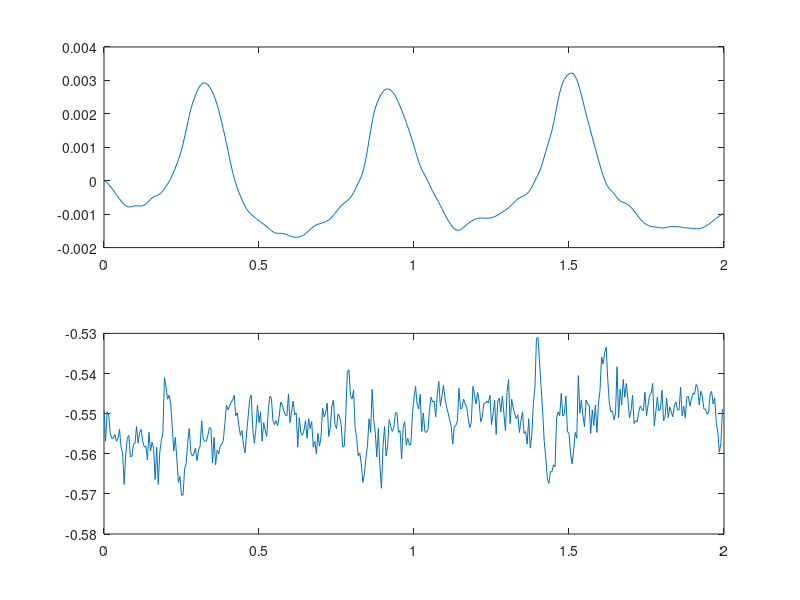
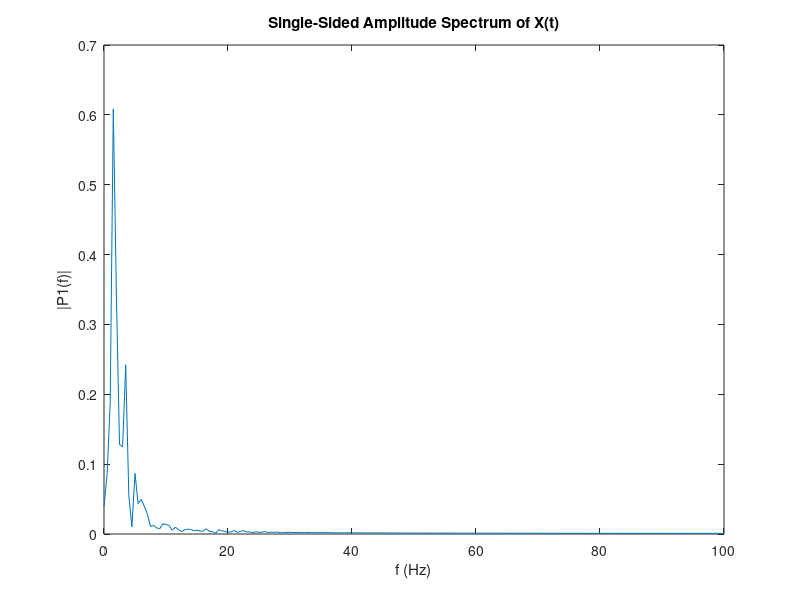

Write the MATLAB code that produced these figures, in order. (Note: this script raises an error after producing the figures.)


    A1 = csvread('testdata6.csv');
%    A1 = coeff * csvread('accelerometer_reading_for_about_1min_18sec_in_50ms_interval_device_status_on_chest.csv',1);

    
%%

    fs = 200;
    dt = 1/fs;

%    Y = sqrt(sum(A1.^2,2));
    X = A1(:,2);
    Y = A1(:,3);
    Z = A1(:,4);
    %Ynorm = Y - averaging_filter(Y);
    T = (0:length(Y)-1) * dt;

    hp_order = 2;
    fc = 4; % 0.5Hz
    [B_hp,A_hp] = butter(hp_order,fc/(fs/2),'high');
    
    lp_order = 2;
    fc = 11; % xHz
    [B_lp,A_lp] = butter(lp_order,fc/(fs/2),'low');
    
    
    Xf = X - mean(X);
    Xf = filter(B_hp,A_hp,Xf);
    Xf = filter(B_lp,A_lp,Xf);
    
    Yf = Y - mean(Y);
    Yf = filter(B_hp,A_hp,Yf);
    Yf = filter(B_lp,A_lp,Yf);
    
    Zf = Z - mean(Z);
    Zf = filter(B_hp,A_hp,Zf);
    Zf = filter(B_lp,A_lp,Zf);
    
    
    R = sqrt(Xf.^2 + Yf.^2 + Zf.^2);
    
    
    hp_order = 2;
    fc = 0.66; % 0.5Hz
    [B_hp,A_hp] = butter(hp_order,fc/(fs/2),'high');
    
    lp_order = 2;
    fc = 2.5; % xHz
    [B_lp,A_lp] = butter(lp_order,fc/(fs/2),'low');
    
    
    Rf = R - mean(R);
    Rf = filter(B_hp,A_hp,Rf);
    Rf = filter(B_lp,A_lp,Rf);
    

    
  
    
    pick_1 = 0; pick_1_index =0;
    pick_2 = 0; pick_2_index =0;
    
    
    
    clf;
    subplot(2,1,1);

    plot(T,Rf);
    
    subplot(2,1,2);
    plot(T,Z);
    
    L = 400
    F = fft(Rf);
    
   
    P2 = abs(F);
    P1 = P2(1:L/2+1);
    P1(2:end-1) = 2*P1(2:end-1);
    
    figure
    f = fs*(0:(L/2))/L;
    plot(f,P1) 
    title('Single-Sided Amplitude Spectrum of X(t)')
    xlabel('f (Hz)')
    ylabel('|P1(f)|')
    
    [maxValue,indexMax] = max(P2);
    frequency = indexMax * fs / L;
    
    bpm = frequency*60
    
    figure
    findpeaks(Rf,T)
    xlabel('time')
    ylabel('Amp')
    title('All Peaks')
    
    
    peak_magnitude(1:11) = 0;
    peak_index(1:11) = 0;
    peak_type(1:11) = 0;
 
    max_th = 6e-3 ;
    min_th = 1e-3;
	
	kk = 1;
   
	slop(1:L+1)= 0;

	val_previous = Rf(1);
    val_current = 0;
 
        for ii = 1:L
           
        if Rf(ii) <  min_th || Rf(ii) >  max_th
            continue;
        end
		val_current = Rf(ii);
	  
        
        if (val_current-val_previous) > 0 
            slop(ii)=1;
        elseif (val_current-val_previous)<0 
            slop(ii)=-1; 
        else
            slop(ii) = 0;
        end
    
        if(slop(ii)==0 || slop(ii)*slop(ii-1) < 0)
        if(ii == 1) 
        continue;
        end
       
        peak_index(kk) = ii;

        if(slop(ii-1) > 0)
         peak_magnitude(kk) = val_current;
         peak_type(kk) = 1;
        elseif(slop(ii-1) < 0)  %not happening
          peak_magnitude(kk) = val_current;
          peak_type(kk) = -1;
           fprintf('wtf : ii %d, kk = %d   amp = %5f, T = %5f \n',ii,kk , peak_magnitude(kk), ii*dt)
        else
            continue;
        end
         fprintf('ii %d, kk = %d   amp = %5f, T = %5f \n',ii,kk , peak_magnitude(kk), ii*dt)
        kk = kk + 1;
        if(kk > 6)
        break;
        end
			
        end
		
		val_previous = val_current;
        end
	
        
        
        cnt_slop = 0;
    
        peak_prob = 0;
        
        for ii = 1:kk
            index = peak_index(ii)
            for jj = 1:6   
                if(index + jj < L)
                    if(slop(index+jj) > 0)
                        cnt_slop = cnt_slop + 1;
                    end
                end
            end
            fprintf('cnt slop : %d\n',cnt_slop)
            if(cnt_slop  > 1)
               for jj = ii:kk-1
                   fprintf('filtring: jj %d, kk = %d   amp = %5f, T = %5f \n',jj,kk , peak_magnitude(jj), peak_index(jj)*dt)
                   peak_index(jj) = peak_index(jj+1) ;
                   peak_magnitude(jj) =  peak_magnitude(jj+1);
                   peak_type(jj) =  peak_type(jj+1);
               end
                   kk = jj-1
                   cnt_slop = 0;
            end
        end
	
	for ii = 1:kk
        fprintf('filtered : ii %d, kk = %d   amp = %5f, T = %5f \n',ii,kk , peak_magnitude(ii), peak_index(ii)*dt)
    end
	
	current_maxima = 0;
    previous_maxima = -1;
    current_minima = 0;
    previous_minima = -1;
    previous = -1;
    count_diff = 1;
    min_spacing = 40;
    
    difference(1:11) = 0;

	 
	  
		
	    for ii = 1:kk
        if(peak_type(ii) == 1)
           if(previous_maxima == -1)
               previous_maxima = ii;
               current_maxima = ii;
               if(previous == -1)
				previous  = ii;
               end
            continue;
               
           end
           
           current_maxima  = ii;
           
           if((peak_index(current_maxima) - peak_index(previous)) < min_spacing )
                
               if(peak_type(previous) ==1 && peak_magnitude(current_maxima) > peak_magnitude(previous) && difference(count_diff-1))
                    difference(count_diff-1) = difference(count_diff-1) + peak_index(current_maxima) - peak_index(previous);
                    previous_maxima = current_maxima;
                    previous  = current_maxima;
               end              
             continue;
          end
             
           difference(count_diff) = peak_index(current_maxima) - peak_index(previous_maxima)
           count_diff = count_diff + 1;
            
           previous_maxima = current_maxima;
           previous  = current_maxima;
           
          
        else
          fprintf('error -%d',peak_type(ii))
        end
        end
    
			 
    cnt = 0;
    gap = 0;
    for ii = 1:10
          if(difference(ii) > 0)
             gap = gap + difference(ii); 
             cnt = cnt + 1; 
          end
    end
    
    bpm = 200*cnt*60/gap
    
    
    
    
    
